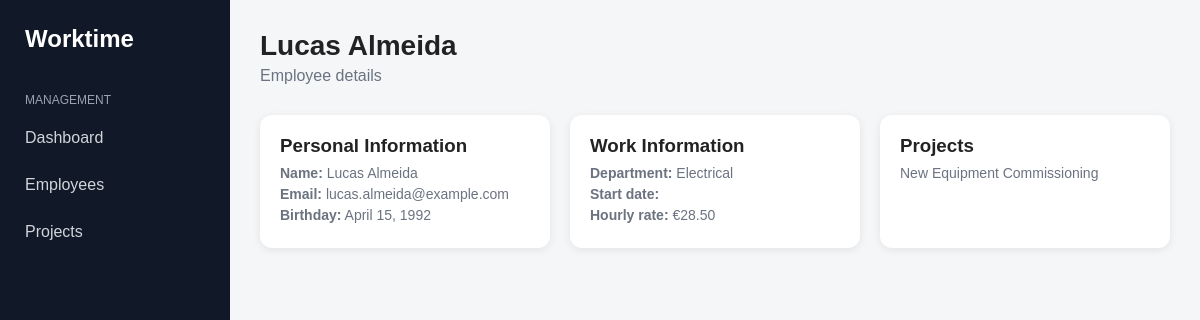
/employee/3/, run on the app's committed database.
### employee/models.py (models this page shows, shortened)
class Employee(models.Model):
    name = models.CharField(max_length=100)
    hire_date = models.DateField()
    birthday = models.DateField()
    email = models.EmailField()
    hourly_rate = models.DecimalField(
        decimal_places=2,
        max_digits=10,
    )
    department = models.CharField(max_length=100)
    photo = models.ImageField(upload_to="employees/", blank=True, null=True)
    description = models.TextField(default="")

### projects/models.py (models this page shows, shortened)
class Project(models.Model):
    project_name = models.CharField(max_length=100)
    start_date = models.DateField()
    end_date = models.DateField(null=True, blank=True)
    workers = models.ManyToManyField(
        Employee,
        related_name="projects",
        blank=True
    )
    materials = models.TextField()

### employee/views.py (the view)
# urls.py: path("<int:employee_id>/", views.employee_detail, name="employee_detail"),
def employee_detail(request, employee_id):
    employee = Employee.objects.get(id=employee_id)
    return render(request, "employee_detail.html", {
        "employee": employee
    })

### employee/templates/employee_detail.html (shortened to what this page needs)
{% extends "base.html" %}
{% block content %}
<div class="header">
    <h1>{{ employee.name }}</h1>
    <p>Employee details</p>
</div>
<div class="cards">
    <div class="card">
        <h3>Personal Information</h3>
        <p><strong>Name:</strong> {{ employee.name }}</p>
        <p><strong>Email:</strong> {{ employee.email }}</p>
        <p><strong>Birthday:</strong> {{ employee.birthday }}</p>
    </div>
    <div class="card">
        <h3>Work Information</h3>
        <p><strong>Department:</strong> {{ employee.department }}</p>
        <p><strong>Start date:</strong> {{ employee.start_date }}</p>
        <p><strong>Hourly rate:</strong> €{{ employee.hourly_rate }}</p>
    </div>
    <div class="card">
        <h3>Projects</h3>
        {% for project in employee.projects.all %}
            <p>{{ project.project_name }}</p>
        {% empty %}
            <p>No projects assigned.</p>
        {% endfor %}
    </div>
</div>
{% endblock %}

### app/templates/base.html (style rules this page uses)
* { box-sizing: border-box; margin: 0; padding: 0; }
body { font-family: Arial, sans-serif; background: #f4f6f8; color: #222; }
.header { margin-bottom: 30px; }
.header h1 { font-size: 28px; }
.header p { color: #6b7280; margin-top: 5px; }
.cards { display: grid; grid-template-columns: repeat(auto-fill, minmax(230px, 1fr)); gap: 20px; }
.card { background: white; border-radius: 12px; padding: 20px; box-shadow: 0 2px 8px rgba(0,0,0,0.08); text-decoration: none; color: inherit; transition: 0.2s; }
.card h3 { margin-bottom: 8px; }
.card p { color: #6b7280; font-size: 14px; margin-bottom: 5px; }

### data on the page
Employee: name "Lucas Almeida", email "lucas.almeida@example.com", birthday "April 15, 1992", department "Electrical", hourly_rate "28.50"
Project: project_name "New Equipment Commissioning"
